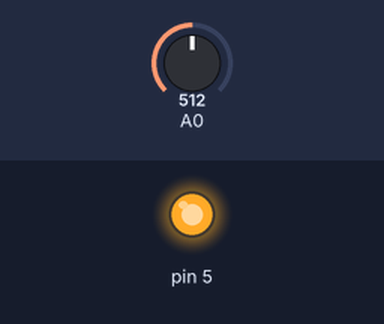
Bench run of a sketch on a simulated Arduino Uno, built with avr-gcc and run on an emulated ATmega328P. Parts: output pins drawn as LEDs (lit = HIGH). Inputs (shaded band) come from the test bench; at power-on: A0 = 512.

Above: at 1.3 s.
1.4 s: A0 set to 391
2.9 s: A0 set to 369
At 4.2 s:
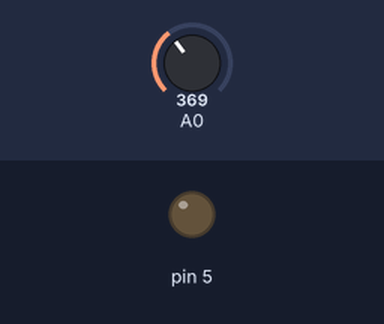
4.5 s: A0 set to 394
At 5.5 s:
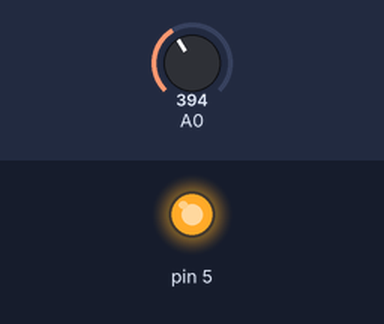
6.0 s: A0 set to 374
At 6.6 s:
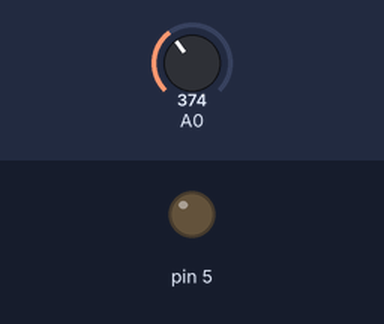
Timing chart, 0 to 8.5 s (numbered marks = the images above; inputs shaded):
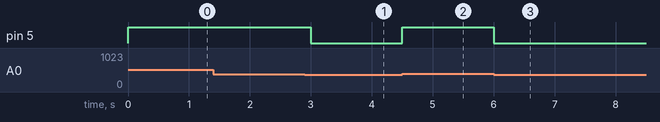

The sketch:

night_light.ino
```cpp
void setup() {
  // put your setup code here, to run once:
  pinMode(5, OUTPUT);
}

void loop() {
  // put your main code here, to run repeatedly:
  int brightness = analogRead(A0);

  if (brightness > 384) {
    digitalWrite(5, HIGH);
  } else {
    digitalWrite(5, LOW);
  }
  delay(500);
}
```

Measured:
- the behaviour switches between 385 and 384 on A0 (found by bisection; images 0 and 1)
- after the input at 1.4 s, every drawn part: stays the same
- after the input at 2.9 s, pin 5: HIGH → LOW after 0.10 s
- after the input at 4.5 s, pin 5: LOW → HIGH at once
- after the input at 6.0 s, pin 5: HIGH → LOW at once
